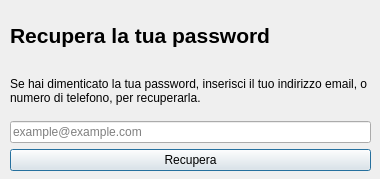
<?xml version="1.0" encoding="UTF-8"?>
<ui version="4.0">
 <class>forgotCredentials</class>
 <widget class="QDialog" name="forgotCredentials">
  <property name="windowModality">
   <enum>Qt::WindowModal</enum>
  </property>
  <property name="geometry">
   <rect>
    <x>0</x>
    <y>0</y>
    <width>380</width>
    <height>179</height>
   </rect>
  </property>
  <property name="sizePolicy">
   <sizepolicy hsizetype="Ignored" vsizetype="Ignored">
    <horstretch>0</horstretch>
    <verstretch>0</verstretch>
   </sizepolicy>
  </property>
  <property name="windowTitle">
   <string>Recupera password</string>
  </property>
  <widget class="QWidget" name="gridLayoutWidget">
   <property name="geometry">
    <rect>
     <x>0</x>
     <y>0</y>
     <width>381</width>
     <height>191</height>
    </rect>
   </property>
   <layout class="QGridLayout" name="gridLayout" columnstretch="0">
    <property name="leftMargin">
     <number>10</number>
    </property>
    <property name="topMargin">
     <number>10</number>
    </property>
    <property name="rightMargin">
     <number>10</number>
    </property>
    <property name="bottomMargin">
     <number>20</number>
    </property>
    <item row="2" column="0">
     <layout class="QHBoxLayout" name="horizontalLayout">
      <item>
       <widget class="QLineEdit" name="nameTextBox">
        <property name="placeholderText">
         <string>example@example.com</string>
        </property>
       </widget>
      </item>
     </layout>
    </item>
    <item row="0" column="0">
     <widget class="QLabel" name="titleLabel">
      <property name="font">
       <font>
        <pointsize>16</pointsize>
        <weight>75</weight>
        <bold>true</bold>
       </font>
      </property>
      <property name="text">
       <string>Recupera la tua password</string>
      </property>
     </widget>
    </item>
    <item row="1" column="0">
     <layout class="QHBoxLayout" name="horizontalLayout_2">
      <item>
       <widget class="QLabel" name="emailLabel">
        <property name="text">
         <string>Se hai dimenticato la tua password, inserisci il tuo indirizzo email, o numero di telefono, per recuperarla.</string>
        </property>
        <property name="wordWrap">
         <bool>true</bool>
        </property>
       </widget>
      </item>
     </layout>
    </item>
    <item row="3" column="0">
     <layout class="QHBoxLayout" name="horizontalLayout_3">
      <item>
       <widget class="QPushButton" name="loginButton">
        <property name="text">
         <string>Recupera</string>
        </property>
        <property name="default">
         <bool>true</bool>
        </property>
       </widget>
      </item>
     </layout>
    </item>
   </layout>
  </widget>
 </widget>
 <resources/>
 <connections/>
</ui>
